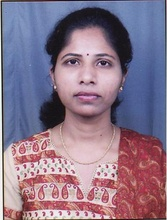
%> input picture Face_Recognition_Neural_Network/smita.jpg, 167 x 220 px, shrunk from 312 x 412 before the run
$ octave demo_test_face_gradient.m   (GNU Octave 9; MATLAB toolbox functions it lacks are replaced by stand-ins)
%> lines starting %> are read from the running program, lines starting %| are printed output that depends on the picture
clc
close all
clear all

originimage = imread('smita.jpg');
%> originimage is the input picture: size 220x167x3 uint8; mean R, G, B 137.2, 116.9, 137.4

a = originimage;

a = double(a);
[dep,wide] = size(a);
%> dep = 220; wide = 501
new_image = ones(size(a));

% control parameters for filter steps r = 0-1
r=0.9;
for i=2:dep-1
    for j=2:wide-1
        g=0;
          for m=-1:1
              for n=-1:1
                  if(a(i+m,j+n)-a(i,j)==0)
                      g(m+2,n+2)=0;
                  else
                      g(m+2,n+2)=1/abs(a(i+m,j+n)-a(i,j));
                  end
              end
          end

          G=sum(sum(g));
          for m=-1:1
              for n=-1:1
                  w(m+2,n+2)=g(m+2,n+2)/G;
              end
          end
          % homophirc filter mask applied here
          new_image(i,j)=a(i,j)*r+(w(-1+2,-1+2)*a(i-1,j-1)+w(-1+2,0+2)*a(i-1,j)+w(-1+2,1+2)*a(i-1,j+1)+w(0+2,-1+2)*a(i,j-1)+w(0+2,1+2)*a(i,j+1)+w(1+2,-1+2)*a(i+1,j-1)+w(1+2,0+2)*a(i+1,j)+w(1+2,1+2)*a(i+1,j+1))*(1-r);
    end
end
%> after the loop, g = [0.0217 0.0286 0.00709; 0.125 0 0.0087; 0.0189 0.0213 0.00704]; w = [0.0912 0.12 0.0298; 0.525 0 0.0365; 0.0792 0.0893 0.0296]

% homophric filter done

for i=2:dep-1
    new_image(i,1)=new_image(i,2);
    new_image(i,wide)=new_image(i,wide-1);
end
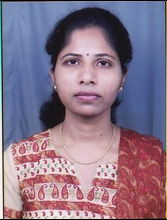
%> new_image: size 220x167x3 double; mean R, G, B 136.1, 116.3, 136.3

new_image(1,:)=new_image(2,:);
new_image(dep,:)=new_image(dep-1,:);
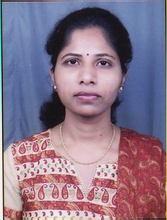
%> new_image: size 220x167x3 double; mean R, G, B 137.4, 117.5, 137.6


    figure
    imshow(uint8(a)),title('Original Image');
    figure
    imshow(uint8(new_image)),title('Gradient Homo filter Image');

%     imwrite(uint8(new_image),'reci_gradu_weighted_0.5.bmp','bmp')
diff1=imabsdiff(a,new_image);
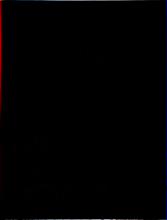
%> diff1: size 220x167x3 double; mean R, G, B 1.3, 0.9, 1.4

figure,
imshow(uint8(256*diff1))
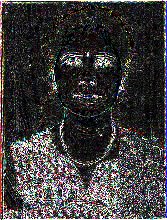
%> displayed picture: size 220x167x3, on the screen's scale of 0 to 255; mean R, G, B 62.3, 59.6, 60.3
